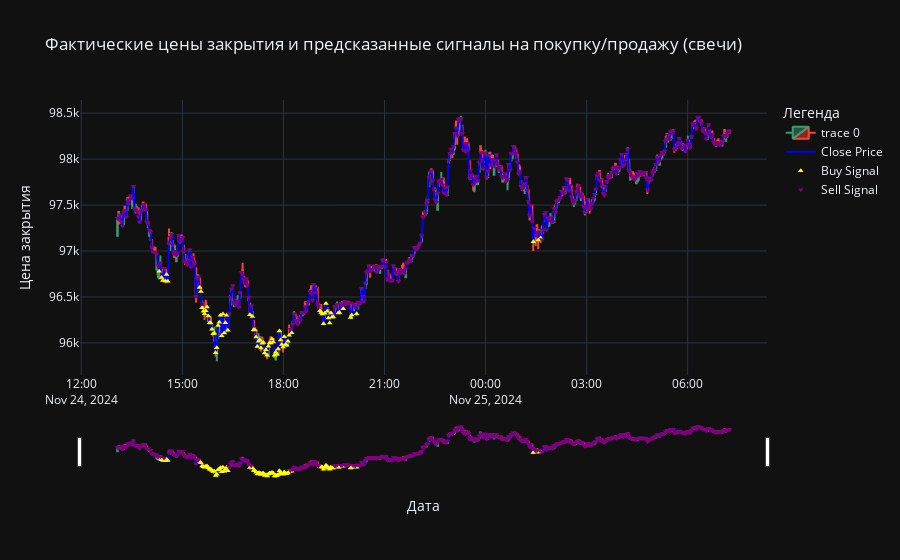

Here is the notebook cell this chart was saved with:
### Code cell
# import plotly.graph_objects as go # 11- 1230 1350 0132
# import pandas as pd

# # Предполагается, что eval_df уже содержит предсказанные сигналы и данные для построения графика
# # Если нет, добавьте их, как в предыдущем примере:
# # eval_df['predicted_signal'] = y_pred
# eval_df['predicted_signal'] = y_pred

# # Создание графика свечей
# fig = go.Figure(data=[go.Candlestick(x=eval_df.index,
#                                      open=eval_df['openPrice'],
#                                      high=eval_df['highPrice'],
#                                      low=eval_df['lowPrice'],
#                                      close=eval_df['closePrice'])])

# # Добавление линии для фактических цен закрытия
# fig.add_trace(go.Scatter(x=eval_df.index, y=eval_df['closePrice'], mode='lines', name='Close Price', line=dict(color='blue')))

# # Добавление сигналов покупки и продажи
# buy_signals = eval_df[eval_df['predicted_signal'] == 1.0]
# sell_signals = eval_df[eval_df['predicted_signal'] == 0.0]

# fig.add_trace(go.Scatter(x=buy_signals.index, y=buy_signals['closePrice'], mode='markers', name='Buy Signal', marker=dict(symbol='triangle-up', color='yellow', size=5)))
# fig.add_trace(go.Scatter(x=sell_signals.index, y=sell_signals['closePrice'], mode='markers', name='Sell Signal', marker=dict(symbol='triangle-down', color='purple', size=5)))

# # Настройки графика
# fig.update_layout(
#     title='Фактические цены закрытия и предсказанные сигналы на покупку/продажу (свечи)',
#     xaxis_title='Дата',
#     yaxis_title='Цена закрытия',
#     legend_title='Легенда',
#     xaxis_rangeslider_visible=True,
#     template='plotly_dark'
# )

# # Отображение графика
# fig.show()

### Figure 1 — Plotly figure (JSON) as saved in the notebook; plotly's stock layout.template omitted (floating-point values rounded to 4 significant figures; data arrays with more than 128 entries replaced by an {"elided": "..."} marker saying what was removed)
{"data": [{"close": {"elided": "500 float values"}, "high": {"elided": "500 float values"}, "low": {"elided": "500 float values"}, "open": {"elided": "500 float values"}, "type": "candlestick", "x": {"elided": "500 str values"}}, {"line": {"color": "blue"}, "mode": "lines", "name": "Close Price", "type": "scatter", "x": {"elided": "500 str values"}, "y": {"elided": "500 float values"}}, {"marker": {"color": "yellow", "size": 5, "symbol": "triangle-up"}, "mode": "markers", "name": "Buy Signal", "type": "scatter", "x": ["2024-11-24 14:18:42.560", "2024-11-24 14:23:04.704", "2024-11-24 14:25:15.776", "2024-11-24 14:29:37.920", "2024-11-24 14:31:48.992", "2024-11-24 14:34:00.064", "2024-11-24 15:30:47.936", "2024-11-24 15:32:59.008", "2024-11-24 15:35:10.080", "2024-11-24 15:37:21.152", "2024-11-24 15:39:32.224", "2024-11-24 15:41:43.296", "2024-11-24 15:43:54.368", "2024-11-24 15:46:05.440", "2024-11-24 15:48:16.512", "2024-11-24 15:50:27.584", "2024-11-24 15:52:38.656", "2024-11-24 15:54:49.728", "2024-11-24 15:57:00.800", "2024-11-24 15:59:11.872", "2024-11-24 16:01:22.944", "2024-11-24 16:03:34.016", "2024-11-24 16:05:45.088", "2024-11-24 16:07:56.160", "2024-11-24 16:10:07.232", "2024-11-24 16:12:18.304", "2024-11-24 16:14:29.376", "2024-11-24 16:16:40.448", "2024-11-24 16:18:51.520", "2024-11-24 16:21:02.592", "2024-11-24 17:00:21.888", "2024-11-24 17:04:44.032", "2024-11-24 17:06:55.104", "2024-11-24 17:09:06.176", "2024-11-24 17:11:17.248", "2024-11-24 17:13:28.320", "2024-11-24 17:15:39.392", "2024-11-24 17:17:50.464", "2024-11-24 17:20:01.536", "2024-11-24 17:22:12.608", "2024-11-24 17:24:23.680", "2024-11-24 17:26:34.752", "2024-11-24 17:28:45.824", "2024-11-24 17:30:56.896", "2024-11-24 17:33:07.968", "2024-11-24 17:35:19.040", "2024-11-24 17:37:30.112", "2024-11-24 17:39:41.184", "2024-11-24 17:41:52.256", "2024-11-24 17:44:03.328", "2024-11-24 17:46:14.400", "2024-11-24 17:48:25.472", "2024-11-24 17:50:36.544", "2024-11-24 17:52:47.616", "2024-11-24 17:54:58.688", "2024-11-24 17:57:09.760", "2024-11-24 17:59:20.832", "2024-11-24 18:01:31.904", "2024-11-24 18:03:42.976", "2024-11-24 18:05:54.048", "2024-11-24 18:08:05.120", "2024-11-24 18:10:16.192", "2024-11-24 18:14:38.336", "2024-11-24 19:04:52.992", "2024-11-24 19:07:04.064", "2024-11-24 19:09:15.136", "2024-11-24 19:11:26.208", "2024-11-24 19:13:37.280", "2024-11-24 19:15:48.352", "2024-11-24 19:17:59.424", "2024-11-24 19:20:10.496", "2024-11-24 19:22:21.568", "2024-11-24 19:24:32.640", "2024-11-24 19:26:43.712", "2024-11-24 19:28:54.784", "2024-11-24 19:37:39.072", "2024-11-24 19:39:50.144", "2024-11-24 19:46:23.360", "2024-11-24 19:59:29.792", "2024-11-24 20:01:40.864", "2024-11-24 20:10:25.152", "2024-11-25 01:24:59.520", "2024-11-25 01:33:43.808", "2024-11-25 01:38:05.952"], "y": [96780.0, 96710.0, 96680.0, 96675, 96740.0, 96670.0, 96600.0, 96560.0, 96380.0, 96340.0, 96320.0, 96350.0, 96390.0, 96290.0, 96220.0, 96217, 96150.0, 96100, 96100.0, 95890.0, 95950.0, 96190.0, 96220.0, 96300, 96080.0, 96310.0, 96110.0, 96220.0, 96300.0, 96140.0, 96310.0, 96290.0, 96140.0, 96140.0, 96060.0, 95960.0, 96020.0, 96030.0, 95944, 95996, 96010.0, 95889, 95920.0, 95860.0, 95960.0, 96000, 96000.0, 96040.0, 96010.0, 95870.0, 95900.0, 95880.0, 95930.0, 96130.0, 96030.0, 95980.0, 95950.0, 96070.0, 95980.0, 95980.0, 96020.0, 96080.0, 96110.0, 96350.0, 96330.0, 96320.0, 96210.0, 96320.0, 96430.0, 96340.0, 96270.0, 96220.0, 96330.0, 96280.0, 96280.0, 96330.0, 96330.0, 96370.0, 96280.0, 96303, 96320.0, 97100.0, 97120.0, 97140.0]}, {"marker": {"color": "purple", "size": 5, "symbol": "triangle-down"}, "mode": "markers", "name": "Sell Signal", "type": "scatter", "x": {"elided": "416 str values"}, "y": {"elided": "416 float values"}}], "layout": {"legend": {"title": {"text": "Легенда"}}, "title": {"text": "Фактические цены закрытия и предсказанные сигналы на покупку/продажу (свечи)"}, "xaxis": {"rangeslider": {"visible": true}, "title": {"text": "Дата"}}, "yaxis": {"title": {"text": "Цена закрытия"}}}}
